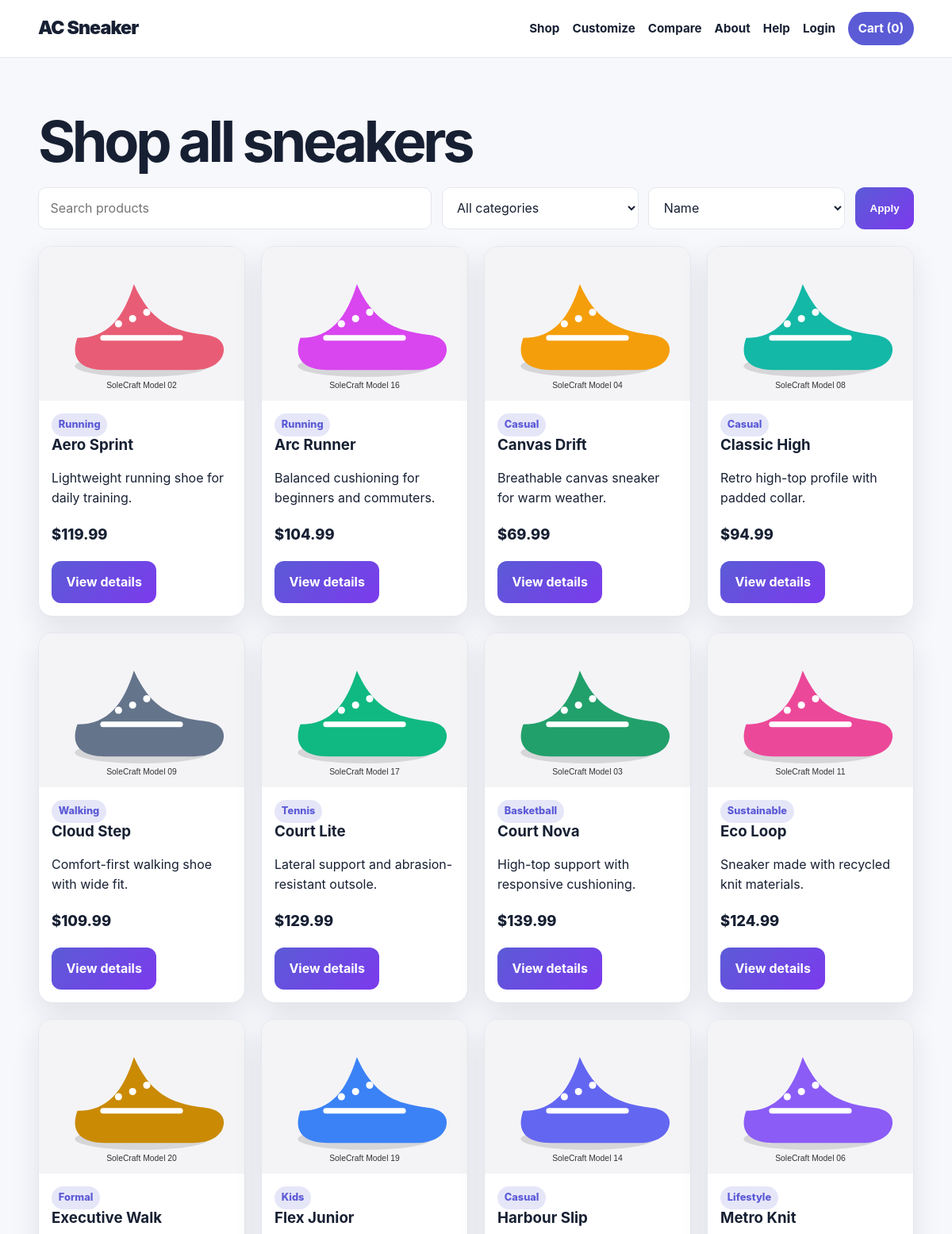
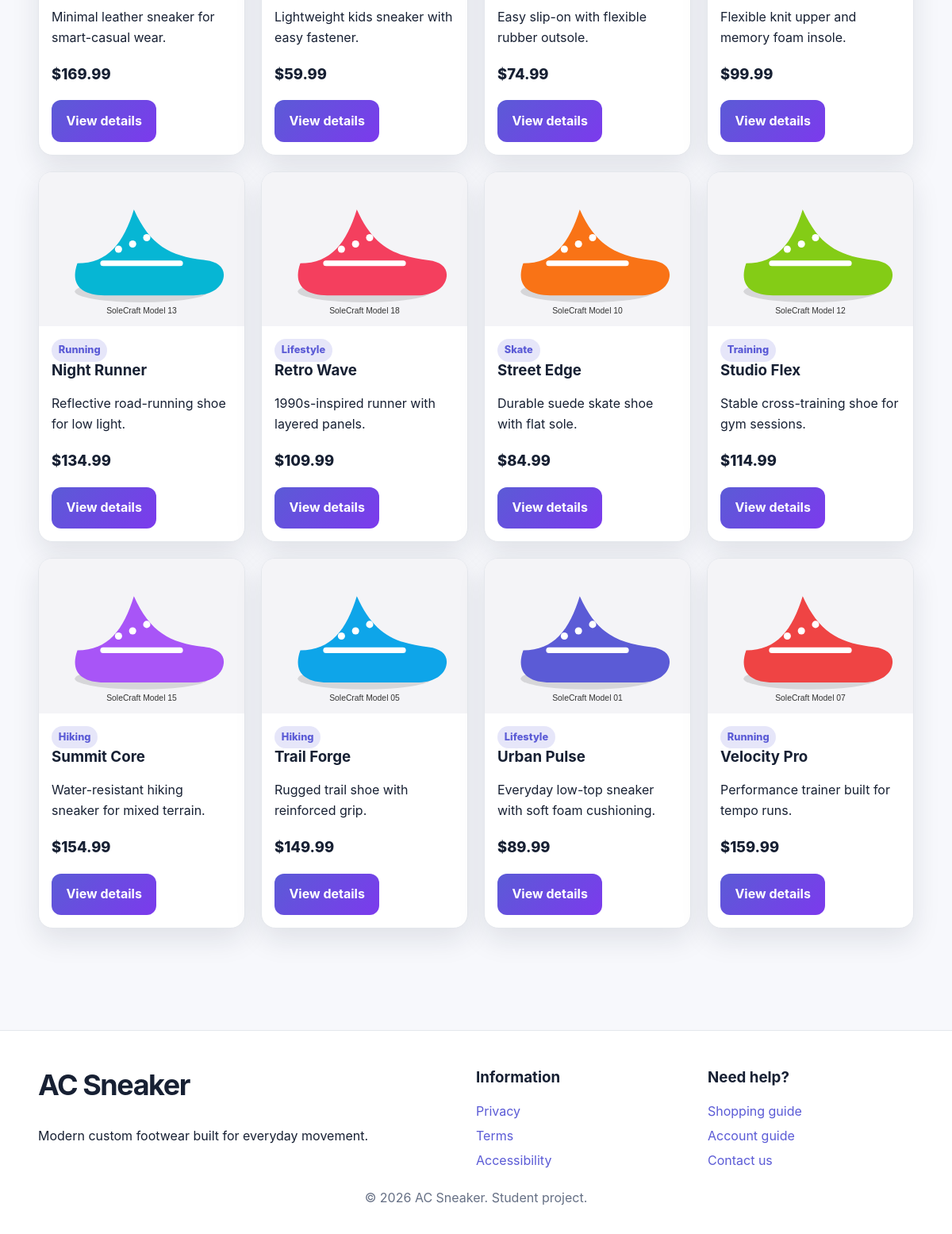
The page /3340project/shop.php on the database its author committed (2 pictures, top to bottom).
### tables this page shows
CREATE TABLE products (
 id INT AUTO_INCREMENT PRIMARY KEY,
 name VARCHAR(120) NOT NULL,
 category VARCHAR(80) NOT NULL,
 description TEXT NOT NULL,
 price DECIMAL(10,2) NOT NULL,
 colors VARCHAR(255) NOT NULL,
 sizes VARCHAR(255) NOT NULL,
 image VARCHAR(255) NOT NULL,
 rating DECIMAL(2,1) NOT NULL DEFAULT 4.5,
 active TINYINT(1) NOT NULL DEFAULT 1,
 created_at TIMESTAMP DEFAULT CURRENT_TIMESTAMP
);

### 3340project/includes/functions.php (called while the page is built, shortened)
<?php
function e(?string $value): string {
    return htmlspecialchars($value ?? '', ENT_QUOTES, 'UTF-8');
}
function isLoggedIn(): bool {
    return isset($_SESSION['user']);
}
function currentTheme(): string {
    $allowed = ['modern', 'midnight', 'sunset'];
    $theme = $_SESSION['theme'] ?? 'modern';
    return in_array($theme, $allowed, true) ? $theme : 'modern';
}
function cartCount(): int {
    return array_sum($_SESSION['cart'] ?? []);
}
function formatPrice(float $price): string {
    return '$' . number_format($price, 2);
}

### 3340project/shop.php (the view, shortened to what this page needs)
<?php
require_once __DIR__ . '/config/database.php';
$q = trim($_GET['q'] ?? '');
$category = trim($_GET['category'] ?? '');
$sort = $_GET['sort'] ?? 'name';
$allowedSorts = ['name' => 'name ASC', 'price_low' => 'price ASC', 'price_high' => 'price DESC', 'rating' => 'rating DESC'];
$orderBy = $allowedSorts[$sort] ?? $allowedSorts['name'];
$sql = "SELECT * FROM products WHERE active = 1";
$params = [];
$sql .= " ORDER BY $orderBy";
$stmt = $pdo->prepare($sql);
$stmt->execute($params);
$products = $stmt->fetchAll();
$categories = $pdo->query("SELECT DISTINCT category FROM products WHERE active=1 ORDER BY category")->fetchAll();
require __DIR__ . '/includes/header.php';
?>
<section class="section"><div class="container">
<h1>Shop all sneakers</h1>
<form class="filters" method="get">
 <div class="search-shell"><input id="live-search" autocomplete="off" type="search" name="q" value="<?= e($q) ?>" placeholder="Search products"><div id="search-results" class="search-results" hidden></div></div>
 <select name="category"><option value="">All categories</option><?php foreach($categories as $c): ?><option <?= $category===$c['category']?'selected':'' ?>><?= e($c['category']) ?></option><?php endforeach; ?></select>
 <select name="sort">
  <option value="name">Name</option><option value="price_low" <?= $sort==='price_low'?'selected':'' ?>>Price: low to high</option>
 </select>
 <button class="btn btn-primary">Apply</button>
</form>
<div class="grid grid-4">
<?php foreach($products as $product): ?>
<article class="card"><img class="card-image" src="<?= BASE_URL . '/' . e($product['image']) ?>" alt="<?= e($product['name']) ?>"><div class="card-body">
<span class="badge"><?= e($product['category']) ?></span><h3><?= e($product['name']) ?></h3><p><?= e($product['description']) ?></p>
<p class="price"><?= formatPrice((float)$product['price']) ?></p><a class="btn btn-primary" href="<?= BASE_URL ?>/product.php?id=<?= (int)$product['id'] ?>">View details</a>
</div></article>
<?php endforeach; ?>
</div>
</div></section>
<?php require __DIR__ . '/includes/footer.php'; ?>

### 3340project/includes/header.php (shortened to what this page needs)
<?php
require_once __DIR__ . '/functions.php';
$theme = currentTheme();
?>
<!doctype html>
<html lang="en" data-theme="<?= e($theme) ?>" data-base-url="<?= e(BASE_URL) ?>">
<head>
    <link rel="stylesheet" href="<?= BASE_URL ?>/assets/css/styles.css">
</head>
<body>
<header class="site-header">
    <div class="container nav-wrap">
        <a class="brand" href="<?= BASE_URL ?>/index.php">AC Sneaker</a>
        <nav class="main-nav" aria-label="Primary navigation">
            <a href="<?= BASE_URL ?>/shop.php">Shop</a>
            <a href="<?= BASE_URL ?>/customize.php">Customize</a>
            <a href="<?= BASE_URL ?>/compare.php">Compare</a>
            <a href="<?= BASE_URL ?>/about.php">About</a>
            <a href="<?= BASE_URL ?>/help/index.php">Help</a>
            <?php if (isLoggedIn()): ?>
                <a href="<?= BASE_URL ?>/dashboard.php">Dashboard</a>
                <a href="<?= BASE_URL ?>/wishlist.php">Wishlist</a>
                <?php if (isAdmin()): ?><a href="<?= BASE_URL ?>/admin/index.php">Admin</a><?php endif; ?>
                <a href="<?= BASE_URL ?>/logout.php">Logout</a>
            <?php else: ?>
                <a href="<?= BASE_URL ?>/login.php">Login</a>
            <?php endif; ?>
            <a class="cart-link" href="<?= BASE_URL ?>/cart.php">Cart (<?= cartCount() ?>)</a>
        </nav>
    </div>
</header>
<main id="main-content">

### 3340project/includes/footer.php
</main>
<footer class="site-footer">
    <div class="container footer-grid">
        <div>
            <h2>AC Sneaker</h2>
            <p>Modern custom footwear built for everyday movement.</p>
        </div>
        <div>
            <h3>Information</h3>
            <a href="<?= BASE_URL ?>/privacy.php">Privacy</a>
            <a href="<?= BASE_URL ?>/terms.php">Terms</a>
            <a href="<?= BASE_URL ?>/accessibility.php">Accessibility</a>
        </div>
        <div>
            <h3>Need help?</h3>
            <a href="<?= BASE_URL ?>/help/shopping.php">Shopping guide</a>
            <a href="<?= BASE_URL ?>/help/account.php">Account guide</a>
            <a href="<?= BASE_URL ?>/contact.php">Contact us</a>
        </div>
    </div>
    <p class="copyright">&copy; <?= date('Y') ?> AC Sneaker. Student project.</p>
</footer>
</body>
</html>

### 3340project/assets/css/styles.css (style rules this page uses)
:root { --bg: #f7f8fc; --surface: #ffffff; --text: #172033; --muted: #667085; --primary: #5b5bd6; --primary-2: #7c3aed; --accent: #ffb703; --border: #e4e7ec; --danger: #c62828; --success: #1b7f3a; --shadow: 0 14px 35px rgba(23,32,51,.10); --radius: 18px; --max: 1180px; }
* { box-sizing: border-box; }
html { scroll-behavior: smooth; }
body { margin: 0; font-family: Inter, ui-sans-serif, system-ui, -apple-system, "Segoe UI", sans-serif; color: var(--text); background: var(--bg); line-height: 1.6; }
img { max-width: 100%; display: block; }
a { color: var(--primary); text-decoration: none; }
.container { width: min(var(--max), 92%); margin-inline: auto; }
.site-header { position: sticky; top: 0; z-index: 100; background: color-mix(in srgb, var(--surface) 90%, transparent); backdrop-filter: blur(16px); border-bottom: 1px solid var(--border); }
.nav-wrap { display: flex; justify-content: space-between; align-items: center; min-height: 72px; }
.brand { font-size: 1.45rem; font-weight: 900; color: var(--text); letter-spacing: -.04em; }
.main-nav { display: flex; align-items: center; gap: 1rem; }
.main-nav a { color: var(--text); font-weight: 650; font-size: .95rem; }
.cart-link { background: var(--primary); color: white !important; padding: .55rem .8rem; border-radius: 999px; }
h1,h2,h3 { line-height: 1.15; margin-top: 0; }
h1 { font-size: clamp(2.6rem, 6vw, 5.7rem); letter-spacing: -.06em; margin-bottom: 1rem; }
h2 { font-size: clamp(1.8rem, 3vw, 3rem); letter-spacing: -.04em; }
.btn { display: inline-flex; justify-content: center; align-items: center; padding: .85rem 1.15rem; border-radius: 12px; border: 0; cursor: pointer; font-weight: 750; transition: transform .2s ease, box-shadow .2s ease; }
.btn-primary { background: linear-gradient(135deg, var(--primary), var(--primary-2)); color: white; }
.hero-card, .card, .panel, .form-card { background: var(--surface); border: 1px solid var(--border); border-radius: var(--radius); box-shadow: var(--shadow); }
.section { padding: 4rem 0; }
.grid { display: grid; gap: 1.25rem; }
.grid-4 { grid-template-columns: repeat(4, minmax(0,1fr)); }
.card { overflow: hidden; transition: transform .25s ease; }
.card-body { padding: 1rem; }
.card-image { aspect-ratio: 4 / 3; object-fit: cover; background: #eef0f6; width: 100%; }
.price { font-weight: 850; font-size: 1.15rem; }
.badge { display: inline-block; background: color-mix(in srgb, var(--primary) 15%, transparent); color: var(--primary); padding: .25rem .55rem; border-radius: 999px; font-size: .8rem; font-weight: 800; }
.filters { display: grid; grid-template-columns: 2fr 1fr 1fr auto; gap: .8rem; margin-bottom: 1.3rem; }
input, select, textarea { width: 100%; padding: .8rem .9rem; border-radius: 10px; border: 1px solid var(--border); background: var(--surface); color: var(--text); font: inherit; }
.site-footer { margin-top: 4rem; padding: 3rem 0 1rem; background: var(--surface); border-top: 1px solid var(--border); }
.footer-grid { display: grid; grid-template-columns: 2fr 1fr 1fr; gap: 2rem; }
.footer-grid a { display: block; margin: .35rem 0; }
.copyright { text-align: center; color: var(--muted); }
.search-shell { position: relative; }

### rows shown on the page
products: image (picture), category "Running", name "Aero Sprint", description "Lightweight running shoe for daily training.", price "$119.99"
products: image (picture), category "Running", name "Arc Runner", description "Balanced cushioning for beginners and commuters.", price "$104.99"
products: image (picture), category "Casual", name "Canvas Drift", description "Breathable canvas sneaker for warm weather.", price "$69.99"
products: image (picture), category "Casual", name "Classic High", description "Retro high-top profile with padded collar.", price "$94.99"
products: image (picture), category "Walking", name "Cloud Step", description "Comfort-first walking shoe with wide fit.", price "$109.99"
products: image (picture), category "Tennis", name "Court Lite", description "Lateral support and abrasion-resistant outsole.", price "$129.99"
products: image (picture), category "Basketball", name "Court Nova", description "High-top support with responsive cushioning.", price "$139.99"
products: image (picture), category "Sustainable", name "Eco Loop", description "Sneaker made with recycled knit materials.", price "$124.99"
products: image (picture), category "Formal", name "Executive Walk", description "Minimal leather sneaker for smart-casual wear.", price "$169.99"
products: image (picture), category "Kids", name "Flex Junior", description "Lightweight kids sneaker with easy fastener.", price "$59.99"
products: image (picture), category "Casual", name "Harbour Slip", description "Easy slip-on with flexible rubber outsole.", price "$74.99"
products: image (picture), category "Lifestyle", name "Metro Knit", description "Flexible knit upper and memory foam insole.", price "$99.99"
products: image (picture), category "Running", name "Night Runner", description "Reflective road-running shoe for low light.", price "$134.99"
products: image (picture), category "Lifestyle", name "Retro Wave", description "1990s-inspired runner with layered panels.", price "$109.99"
products: image (picture), category "Skate", name "Street Edge", description "Durable suede skate shoe with flat sole.", price "$84.99"
products: image (picture), category "Training", name "Studio Flex", description "Stable cross-training shoe for gym sessions.", price "$114.99"
products: image (picture), category "Hiking", name "Summit Core", description "Water-resistant hiking sneaker for mixed terrain.", price "$154.99"
products: image (picture), category "Hiking", name "Trail Forge", description "Rugged trail shoe with reinforced grip.", price "$149.99"
products: image (picture), category "Lifestyle", name "Urban Pulse", description "Everyday low-top sneaker with soft foam cushioning.", price "$89.99"
products: image (picture), category "Running", name "Velocity Pro", description "Performance trainer built for tempo runs.", price "$159.99"

### other values the page prints
cartCount() "0"
